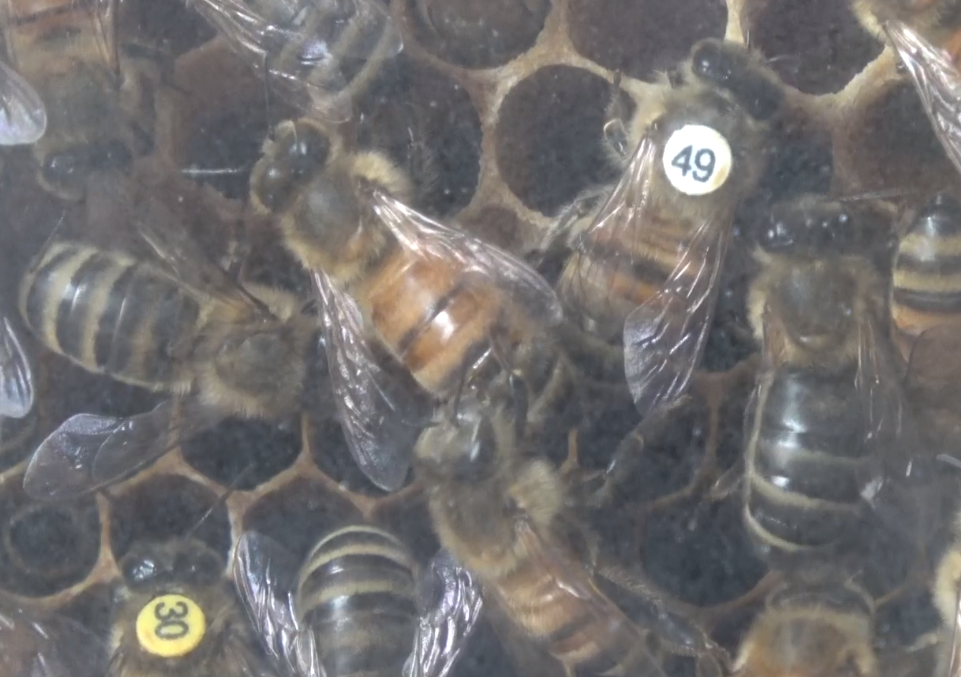
#> input picture img/OneWhiteOneYellowBee.png, 961 x 677 px
$ python test.py   (older library calls are emulated)
#> lines starting #> are read from the running program, lines starting #| are printed output that depends on the picture
#> further down, img is the input picture: shape (677, 961, 3); mean B, G, R 110.2, 110.8, 113.5
#> in label_bees, `img_bw = cv2.cvtColor(img, cv2.COLOR_BGR2GRAY)`:
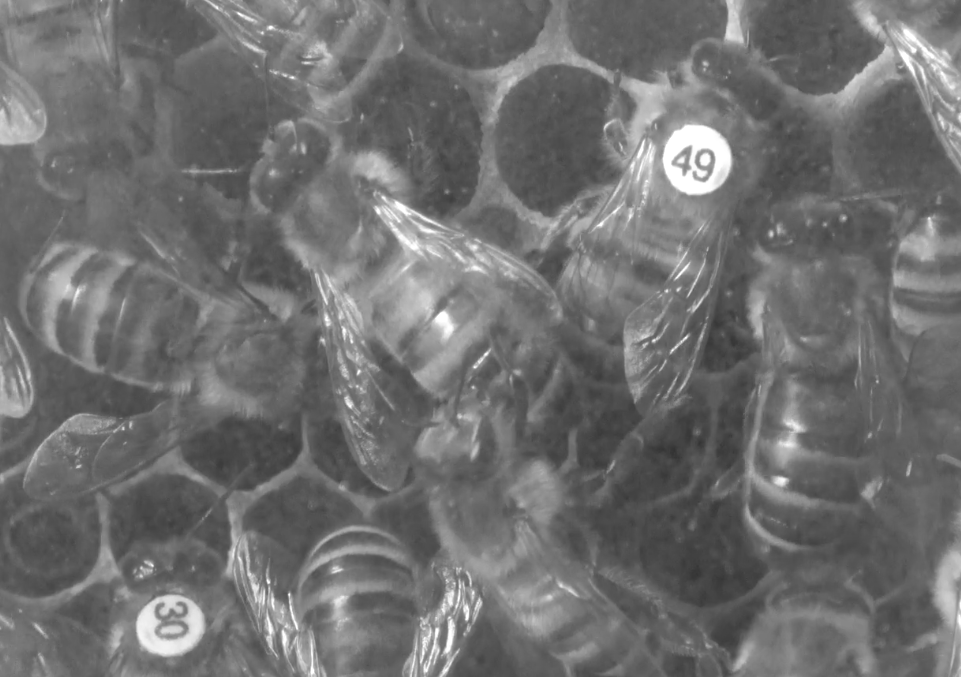
#> img_bw: shape (677, 961); min 50, max 255, mean 111.5
### Tag.py
class Tag(object):
    def __init__(self):
        self.coords = None
        self.size = None
        self.tag = None

### test.py
# [8 lines of commented-out code are left out]

import cv2
import numpy as np
from Tag import Tag


def get_tags(img, tolerance=20):
    """ Return a list of bee tags. Each tag has a coordinate. """
#> called with tolerance = 20
    height, width = img.shape
#> height = 677; width = 961
    avg_r = height / 20.0
#> avg_r = 33.85
    min_r = int(avg_r * 0.8)
#> min_r = 27
    max_r = int(avg_r * 1.2)
#> max_r = 40
    circles = cv2.HoughCircles(img, cv2.cv.CV_HOUGH_GRADIENT, 1,
                               minDist=10, minRadius=min_r, maxRadius=max_r, param2=tolerance)
#> circles = [[696.5, 159.5, 34.3], [175.5, 624.5, 29.2], [165.5, 627.5, 29.9]]
    tags = []
    for circle in circles[0]:
        t = Tag()
        t.coords = circle[0], circle[1]
        t.size = circle[2]
        tags.append(t)
#> this loop made 3 passes
#> after the loop, tags = 3 items
    return tags


def display_img(img, text='Image'):
    cv2.imshow(text, img)
    cv2.moveWindow('Image', 200, 200)
    cv2.waitKey(0)
    cv2.destroyAllWindows()


def display_tags(img, tags):
    """ Display image with bee tags highlighted. """
    if tags:
        for t in tags:
            # Draw the circle
            cv2.circle(img, t.coords, t.size, color=(0, 255, 255), thickness=4)
    display_img(img)


def in_color_bounds(hsv, min_lim, max_lim):
    h, s, v = hsv
    maxh, maxs, maxv = max_lim
    minh, mins, minv = min_lim
    if h > maxh or h < minh or s > maxs or s < mins or v > maxv or v < minv:
        return False
    else:
        return True


def saturate(img, intensity=1.5):
    """ Saturate an image with a given intensity. """
    # Convert to HSV
    hsvimg = cv2.cvtColor(img, cv2.COLOR_BGR2HSV)
    (h, s, v) = cv2.split(hsvimg)
    # Multiply saturation
    s = s * intensity
    s = np.clip(s, 0, 255)
    s = s.astype(np.uint8)
    # Merge image back
    hsvimg = cv2.merge([h, s, v])
    # Back to BGR
    img = cv2.cvtColor(hsvimg, cv2.COLOR_HSV2BGR)
    return img


def get_color_beliefs(img, tag):
    """ Return a dictionary of beliefs associated with a tag being white or yellow. """
    # Convert to HSV
    hsvimg = cv2.cvtColor(img, cv2.COLOR_BGR2HSV)
    (h, s, v) = cv2.split(hsvimg)
    # Tag parameters
    x = int(tag.coords[0])
    y = int(tag.coords[1])
    r = int(tag.size)
    # Initialize accumulators
    acc_y = 0.0
    acc_w = 0.0
    total = (2 * r) ** 2
    for i in range(-r, r):
        for j in range(-r, r):
            hsv = h[y + i][x + j], s[y + i][x + j], v[y + i][x + j]
            # Test for yellow color
            if in_color_bounds(hsv, np.array([15, 30, 150]), np.array([50, 150, 255])):
                acc_y += 1
            # Test for white color
            if in_color_bounds(hsv, np.array([0, 0, 200]), np.array([180, 25, 255])):
                acc_w += 1
    # Return percentages
    white = acc_w / total
    yellow = acc_y / total
    return {"WHITE" : white, "YELLOW" : yellow}


def get_tag_color(img, tag, threshold=0.5):
    """ Return tag color as string. Return "UNSURE" if all beliefs are under a threshold. """
    beliefs = get_color_beliefs(img, tag)
    best = max(beliefs.iterkeys(), key=lambda k: beliefs[k])
    if best < threshold:
        return "UNSURE"
    else:
        return best

def label_bees(img):
    """ Display a frame with tagged bees labeled with their tag color. """
    img_bw = cv2.cvtColor(img, cv2.COLOR_BGR2GRAY)
    tags = get_tags(img_bw)
#> tags = 3 items
    for tag in tags:
        color = get_tag_color(img, tag, threshold=0.25)
        # Backdrop for lulz
        cv2.putText(img, color, (int(tag.coords[0]+52), int(tag.coords[1]-23)) , fontFace=cv2.FONT_HERSHEY_SIMPLEX,
                    fontScale=1, color=(0,0,0), thickness=2)
        # Display color of tag
        cv2.putText(img, color, (int(tag.coords[0]+50), int(tag.coords[1]-25)) , fontFace=cv2.FONT_HERSHEY_SIMPLEX,
                    fontScale=1, color=(255,255,0), thickness=2)
#> this loop made 1 pass
#> pass 1, in get_color_beliefs, `(h, s, v) = cv2.split(hsvimg)`:
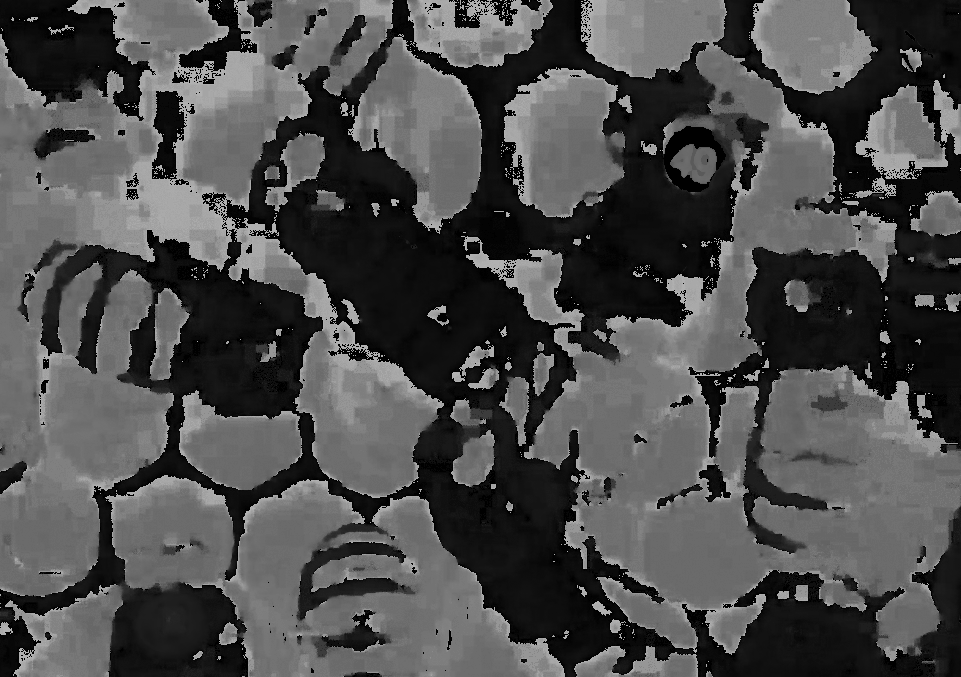
#> h: shape (677, 961); min 0, max 178, mean 77
#> pass 1, in get_color_beliefs, `(h, s, v) = cv2.split(hsvimg)`:
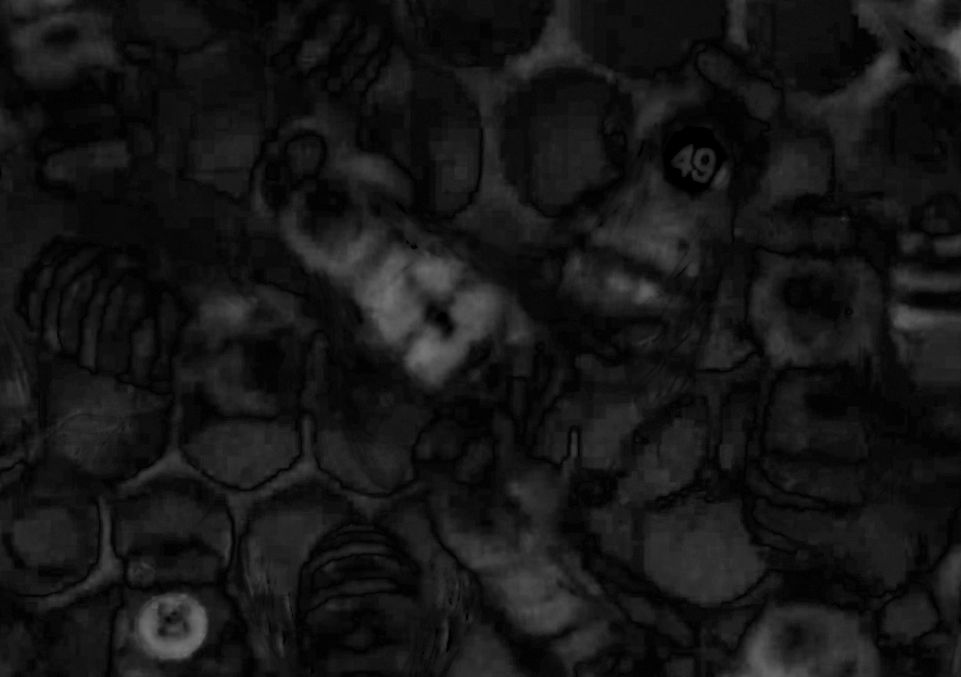
#> s: shape (677, 961); min 0, max 117, mean 21.8
    display_img(img)


if __name__ == "__main__":
    # Load the image in color
    img = cv2.imread('img/OneWhiteOneYellowBee.png', 1)
    # Label tags
#> (the run stopped early here; a loop or call above may not have finished)

$ run again, with img/OneYellowBee.png copied over img/OneWhiteOneYellowBee.png
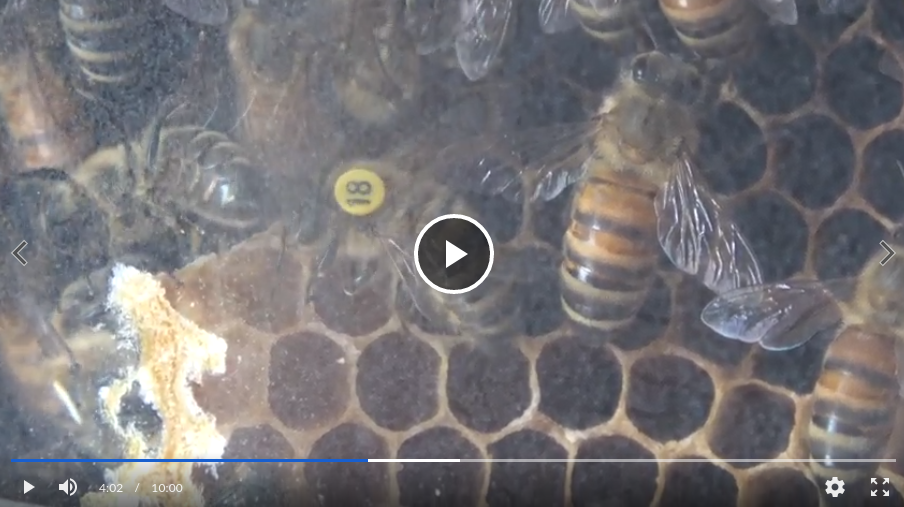
#> input picture img/OneYellowBee.png, 904 x 507 px
#> img is the input picture: shape (507, 904, 3); mean B, G, R 118.8, 116.2, 118.8
#> circles = [[358.5, 189.5, 25]]
#> the loop in get_tags, `for circle in circles[0]:` made 1 pass
#> after the loop in get_tags, `for circle in circles[0]:`: tags = 1 item
#> the loop in label_bees, `for tag in tags:` made 1 pass
#> pass 1, in get_color_beliefs, `(h, s, v) = cv2.split(hsvimg)`:
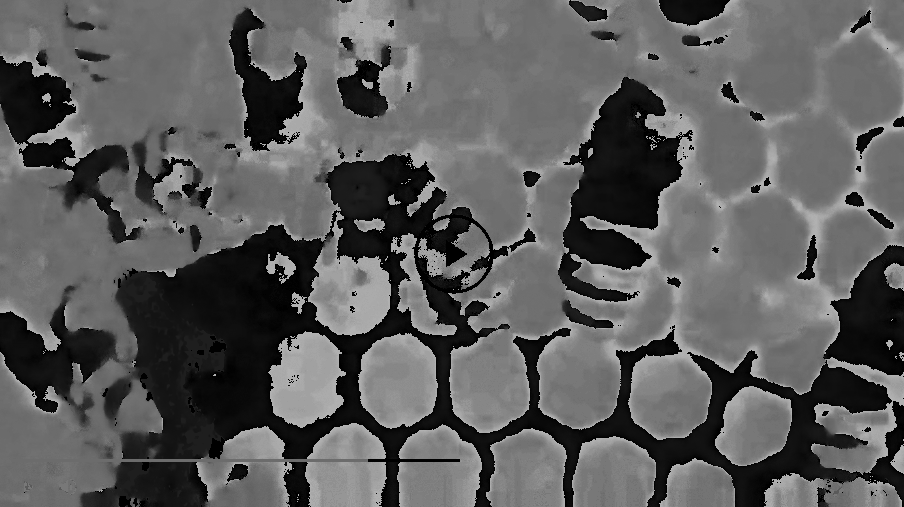
#> h: shape (507, 904); min 0, max 178, mean 92.7
#> pass 1, in get_color_beliefs, `(h, s, v) = cv2.split(hsvimg)`:
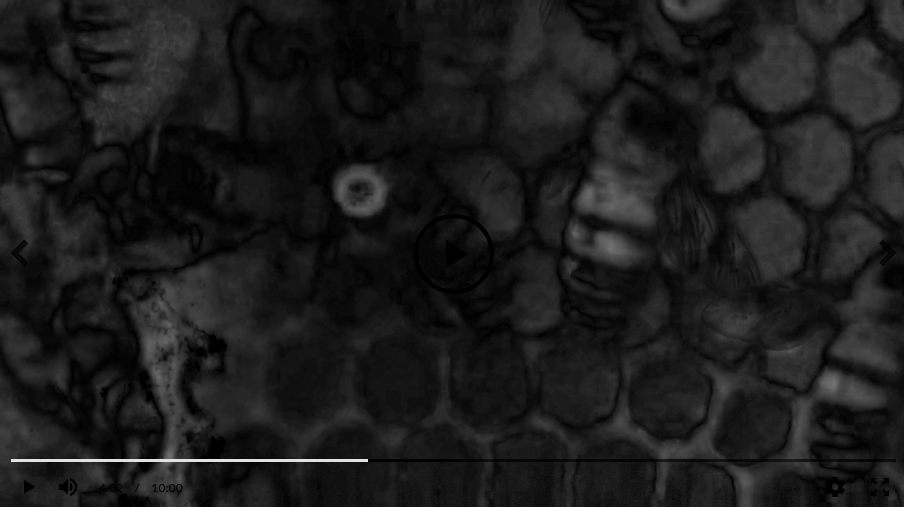
#> s: shape (507, 904); min 0, max 225, mean 27.5

$ run again, with img/Sample.png copied over img/OneWhiteOneYellowBee.png
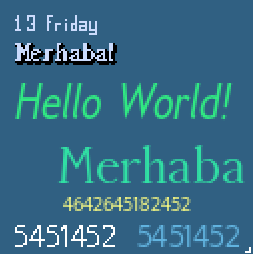
#> input picture img/Sample.png, 253 x 254 px
#> img is the input picture: shape (254, 253, 3); mean B, G, R 133.2, 108.2, 54.2
#> in label_bees, `img_bw = cv2.cvtColor(img, cv2.COLOR_BGR2GRAY)`:
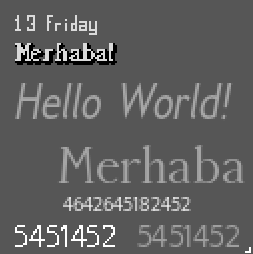
#> img_bw: shape (254, 253); min 0, max 255, mean 95.3
#> circles = [[206.5, 170.5, 11.8], [108.5, 170.5, 11.8]]
#> the loop in get_tags, `for circle in circles[0]:` made 2 passes
#> after the loop in get_tags, `for circle in circles[0]:`: tags = 2 items
#> the loop in label_bees, `for tag in tags:` made 1 pass
#> pass 1, in get_color_beliefs, `(h, s, v) = cv2.split(hsvimg)`:
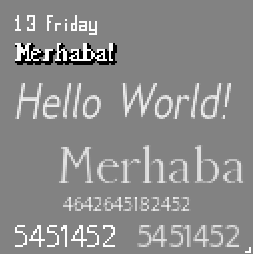
#> v: shape (254, 253); min 0, max 255, mean 138.2
